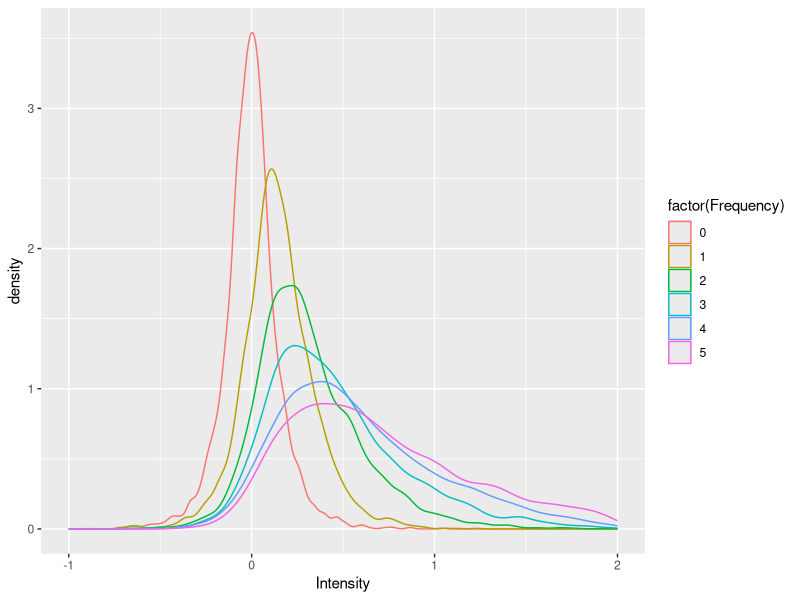
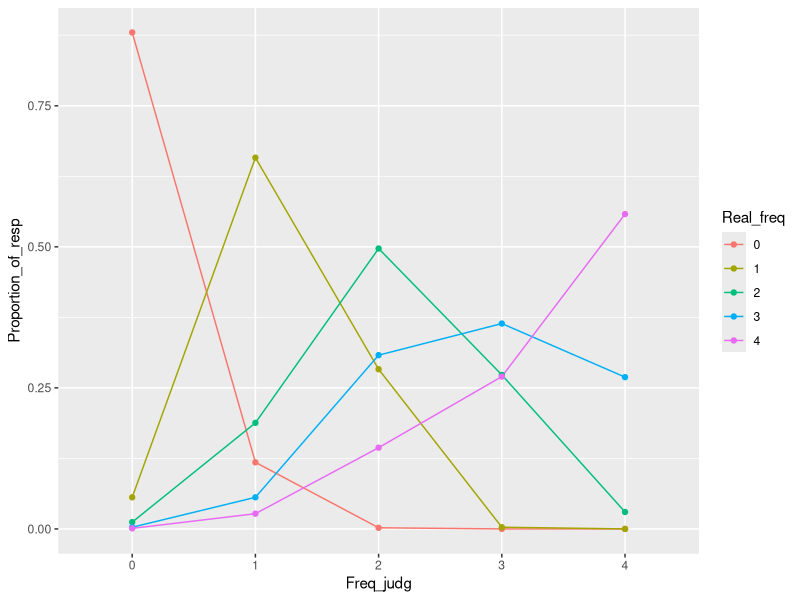
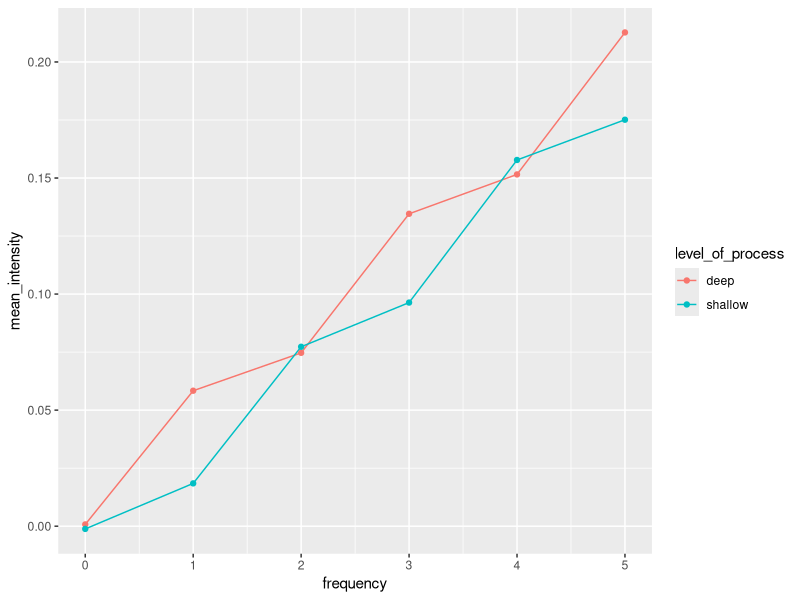

Write the R code that produced these figures, in order.
## ---- chunk 1
library(tidyverse)
set.seed(30)

# Activation function (borrowed from Matt) for a single probe (i.e. a probe vector)

get_activations_3 <- function(probe, mem) {
  
  as.numeric(((probe %*% t(mem)) / rowSums(t((probe == 0) * t(mem == 0)) == 0))^3)
}

# Item generation function (borrowed from Matt)

generate_item <- function(item_size=20,prob=c(1/3,1/3,1/3)){
  item <- sample(c(1,0,-1),
           size = item_size,
           replace = TRUE,
           prob = prob)
  return(item)
}

# Item matrix (original, before applying learning rate) function

gen_item_matrix <- function(matrix_size = 20, item_size = 20, prob = c(1/3, 1/3, 1/3)) {
  item_matrix <- t(replicate(n = matrix_size, generate_item(item_size = item_size, prob = prob)))
  return(item_matrix)
}

# Form secondary memory -- create encoded matrix (i.e. apply learning rate) and input varying frequencies of items

gen_secondary_mem <- function(item_matrix, l_value = .5, max_num_of_copies = 5, num_of_traces_per_freq = 4) {
  learning_matrix <- replicate(n = ncol(item_matrix), sample(c(0,1), size = nrow(item_matrix), prob = c(1 - l_value, l_value), replace = TRUE))
  encoded_matrix <- item_matrix * learning_matrix
  
  freq_multiplier <- c()
  for (i in 1:max_num_of_copies) {
    current_multiplier <- rep(i, num_of_traces_per_freq)
    freq_multiplier <- c(freq_multiplier, current_multiplier)
  }
  secondary_memory <- c()
  for(i in 1:nrow(encoded_matrix)) {
    current_rows <- matrix(encoded_matrix[i , ], nrow = freq_multiplier[i], ncol = ncol(encoded_matrix), byrow = TRUE)
    secondary_memory <- rbind(secondary_memory, current_rows)
  }
 return(secondary_memory)
}

# Form probe matrix i.e. item_matrix + 4 more random items

gen_probes <- function(item_matrix, prob = c(1/3, 1/3, 1/3), max_num_of_copies = 5, num_of_traces_per_freq = 4) {
  random_items <- t(replicate(n = num_of_traces_per_freq, generate_item(item_size = ncol(item_matrix), prob = prob)))
  probe_matrix <- rbind(random_items, item_matrix)
  return(probe_matrix)
}

# Calculate activations for multiple probes

calc_activs_for_mult_probes <- function(probe_matrix, secondary_memory) {
  activations_matrix <- c()
  for(i in 1:nrow(probe_matrix)) {
    current_activs <- get_activations_3(probe_matrix[i, ], secondary_memory)
    activations_matrix <- rbind(activations_matrix, current_activs)
  }
  return(activations_matrix)
}

# Convert activations matrix to transformed intensity matrix ready for plotting

convert_to_intensity_mat <- function(activations_matrix, max_num_of_copies = 5, num_of_traces_per_freq = 4) {
  intensity_vector <- rowSums(activations_matrix)
  intensity_matrix <- matrix(intensity_vector, nrow = max_num_of_copies + 1, ncol = num_of_traces_per_freq, byrow = TRUE)
  return(intensity_matrix)
}
## ---- chunk 2
# Overall simulation function

sim_intensity_once <- function(matrix_size = 20, item_size = 20, prob = c(1/3, 1/3, 1/3), l_value = .5, max_num_of_copies = 5, num_of_traces_per_freq = 4) {
  item_matrix <- gen_item_matrix(matrix_size = matrix_size, item_size = item_size, prob = prob)
  secondary_memory <- gen_secondary_mem(item_matrix, l_value = l_value, max_num_of_copies = max_num_of_copies, num_of_traces_per_freq = num_of_traces_per_freq)
  probe_matrix <- gen_probes(item_matrix, prob = prob, max_num_of_copies = max_num_of_copies, num_of_traces_per_freq = num_of_traces_per_freq)
  activations_matrix <- calc_activs_for_mult_probes(probe_matrix, secondary_memory)
  intensity_matrix <- convert_to_intensity_mat(activations_matrix, max_num_of_copies = max_num_of_copies, num_of_traces_per_freq = num_of_traces_per_freq)
  return(intensity_matrix)
}

sim_intensity_multiple <- function(n_of_sim, matrix_size = 20, item_size = 20, prob = c(1/3, 1/3, 1/3), l_value = .5, max_num_of_copies = 5, num_of_traces_per_freq = 4) {
  raw_intensity_matrix <- c()
  for(i in 1:n_of_sim) {
    temp_intensity <- sim_intensity_once(matrix_size = matrix_size, item_size = item_size, prob = prob, l_value = l_value, max_num_of_copies = max_num_of_copies, num_of_traces_per_freq = num_of_traces_per_freq)
    raw_intensity_matrix <- cbind(raw_intensity_matrix, temp_intensity)
  }
  row_names <- as.data.frame(0:max_num_of_copies)
  names(row_names) <- "Frequency"
  intensity_df <- bind_cols(row_names, data.frame(raw_intensity_matrix)) %>%
      pivot_longer(!Frequency, names_to = "Drop", values_to = "Intensity") %>% select("Frequency", "Intensity")
  return(intensity_df)
}
## ---- chunk 3

df_intensity <- sim_intensity_multiple(1000)
ggplot(df_intensity, aes(x = Intensity, color = factor(Frequency))) + geom_density(show.legend = TRUE) + xlim(-1, 2)
## ---- chunk 4
intensity_df <- sim_intensity_multiple(250, matrix_size = 16, l_value = 0.8, max_num_of_copies = 4)
discrim_intensity_df <- intensity_df %>% mutate(freq_judgement = case_when(
  Intensity < 0.17 ~ 0,
  Intensity >= 0.17 & Intensity < 0.67 ~ 1,
  Intensity >= 0.67 & Intensity < 1.33 ~ 2,
  Intensity >= 1.33 & Intensity < 2 ~ 3,
  Intensity >= 2 ~ 4
))

freq_judgment_df <- data.frame(table(factor(discrim_intensity_df$Frequency, levels = 0:4), factor(discrim_intensity_df$freq_judgement, levels = 0:4))) %>% mutate(Freq = Freq/1000) %>% rename(Real_freq = Var1, Freq_judg = Var2, Proportion_of_resp = Freq)


## ---- chunk 5
ggplot(freq_judgment_df, aes(x = Freq_judg, y = Proportion_of_resp, group = Real_freq, color = Real_freq)) + geom_path() + geom_point()

## ---- chunk 6

# Initial parameters

num_feat_shallow <- 10
num_feat_deep <- 15
num_of_traces_per_freq <- 4
max_num_of_copies <- 5

# Creating the appropriate number of copies for each item

gen_item_mat_copies <- function(item_matrix) {
  
  freq_multiplier <- c()
  for (i in 1:max_num_of_copies) {
    current_multiplier <- rep(i, num_of_traces_per_freq)
    freq_multiplier <- c(freq_multiplier, current_multiplier)
  }
  
  item_mat_copies <- c()
  for(i in 1:nrow(item_matrix)) {
    current_rows <- matrix(item_matrix[i , ], nrow = freq_multiplier[i], ncol = ncol(item_matrix), byrow = TRUE)
    item_mat_copies <- rbind(item_mat_copies, current_rows)
  }
 return(item_mat_copies)
}

# Functions for shallow learning filter and deep learning filter

gen_shallow_learning_filter <- function(l_value1 = 0.6, l_value2 = 0) {
  matrix_shallow_part_1 <- sample(c(0,1), size = num_feat_shallow, prob = c(1 - l_value1, l_value1), replace = TRUE)
  matrix_shallow_part_2 <- sample(c(0,1), size = num_feat_deep, prob = c(1 - l_value2, l_value2), replace = TRUE)
  matrix_shallow <- c(matrix_shallow_part_1, matrix_shallow_part_2)
  return(matrix_shallow)
}

gen_deep_learning_filter <- function(l_value1 = 0.6, l_value2 = 0) {
  matrix_deep_part_1 <- sample(c(0,1), size = num_feat_shallow, prob = c(1 - l_value2, l_value2), replace = TRUE)
  matrix_deep_part_2 <- sample(c(0,1), size = num_feat_deep, prob = c(1 - l_value1, l_value1), replace = TRUE)
  matrix_deep <- c(matrix_deep_part_1, matrix_deep_part_2)
  return(matrix_deep)
}

# Generating secondary memory - putting item copies matrix through learning filters

gen_orienting_secondary_mem <- function(item_copies_matrix, l_value1 = 0.6, l_value2 = 0) {
  
orienting_sec_mem <- c()
for(i in 1:nrow(item_copies_matrix)) {
  if(i %% 2 == 0) {
    deep_filter <- gen_deep_learning_filter(l_value1 = l_value1, l_value2 = l_value2)
    orienting_sec_mem <- rbind(orienting_sec_mem, item_copies_matrix[i, ] * deep_filter)
  } else {
  shallow_filter <- gen_shallow_learning_filter(l_value1 = l_value1, l_value2 = l_value2)
    orienting_sec_mem <- rbind(orienting_sec_mem, item_copies_matrix[i, ] * shallow_filter)
    }
}
return(orienting_sec_mem)
}

# Convert activations matrix to intensity matrix (slightly different from previous function)

orient_convert_to_intensity_matrix <- function(activations_matrix, max_num_of_copies = 5, num_of_traces_per_freq = 4) {
  intensity_vector <- rowSums(activations_matrix)
  intensity_matrix <- matrix(intensity_vector, nrow = max_num_of_copies + 1, ncol = num_of_traces_per_freq/2, byrow = TRUE)
  return(intensity_matrix)
}



## ---- chunk 7
# Encode traces into secondary memory
item_mat <- gen_item_matrix(item_size = 25)
item_copies_mat <- gen_item_mat_copies(item_mat)
or_sec_mem <- gen_orienting_secondary_mem(item_copies_mat)
probe_mat <- gen_probes(item_mat)

activ_mat_raw <- calc_activs_for_mult_probes(probe_mat, or_sec_mem)
activ_mat_shallow <- c()
activ_mat_deep <- c()
for(i in 1:nrow(activ_mat_raw)) {
  if(i %% 2 == 0) {
    activ_mat_deep <- rbind(activ_mat_deep, activ_mat_raw[i, ])
  } else {
    activ_mat_shallow <- rbind(activ_mat_shallow, activ_mat_raw[i, ])
  }
}



intensity_shallow <- orient_convert_to_intensity_matrix(activ_mat_shallow)


sim_orienting_once <- function(matrix_size = 20, item_size = 25, prob = c(1/3, 1/3, 1/3), l_value1 = 0.6, l_value2 = 0) {
  item_matrix <- gen_item_matrix(matrix_size = matrix_size, item_size = item_size, prob = prob)
  item_matrix_copies <- gen_item_mat_copies(item_matrix)
  orienting_memory <- gen_orienting_secondary_mem(item_matrix_copies, l_value1 = l_value1, l_value2 = l_value2)
  probe_matrix <- gen_probes(item_matrix, prob = prob, max_num_of_copies = max_num_of_copies, num_of_traces_per_freq = num_of_traces_per_freq)
  raw_activations <- calc_activs_for_mult_probes(probe_matrix, orienting_memory)
  
  shallow_activations <- c()
  deep_activations <- c()
  for(i in 1:nrow(raw_activations)) {
  if(i %% 2 == 0) {
    deep_activations <- rbind(deep_activations, raw_activations[i, ])
  } else {
    shallow_activations <- rbind(shallow_activations, raw_activations[i, ])
  }
  }
  intensity_matrix <- rbind(orient_convert_to_intensity_matrix(shallow_activations), orient_convert_to_intensity_matrix(deep_activations))
  return(intensity_matrix)
  }
  

sim_orienting_multiple <- function(n_of_sim, matrix_size = 20, item_size = 25, prob = c(1/3, 1/3, 1/3), l_value1 = 0.6, l_value2 = 0) {
  raw_intensity_matrix <- c()
  for(i in 1:n_of_sim) {
    temp_intensity <- sim_orienting_once(matrix_size = matrix_size, item_size = item_size, prob = prob, l_value1 = l_value1, l_value2 = l_value2)
    raw_intensity_matrix <- cbind(raw_intensity_matrix, temp_intensity)
  }
  level_of_process <- c(rep("shallow", max_num_of_copies + 1), rep("deep", max_num_of_copies + 1))
 frequency <- rep(0:max_num_of_copies, 2)
  intensity_df <- bind_cols(level_of_process, frequency, data.frame(raw_intensity_matrix)) %>% rename(level_of_process = ...1, frequency = ...2) %>% 
    pivot_longer(cols = starts_with("X"), names_to = "Drop", values_to = "Intensity") %>% select(!Drop)
  return(intensity_df)
}
## ---- chunk 8
orient_intensity <- sim_orienting_multiple(1000)
summarized_intensity <- orient_intensity %>% group_by(level_of_process, frequency) %>% summarize(mean_intensity = mean(Intensity))

## ---- chunk 9
ggplot(summarized_intensity, aes(x = frequency, y = mean_intensity, group = level_of_process, color = level_of_process)) + geom_path() + geom_point()
